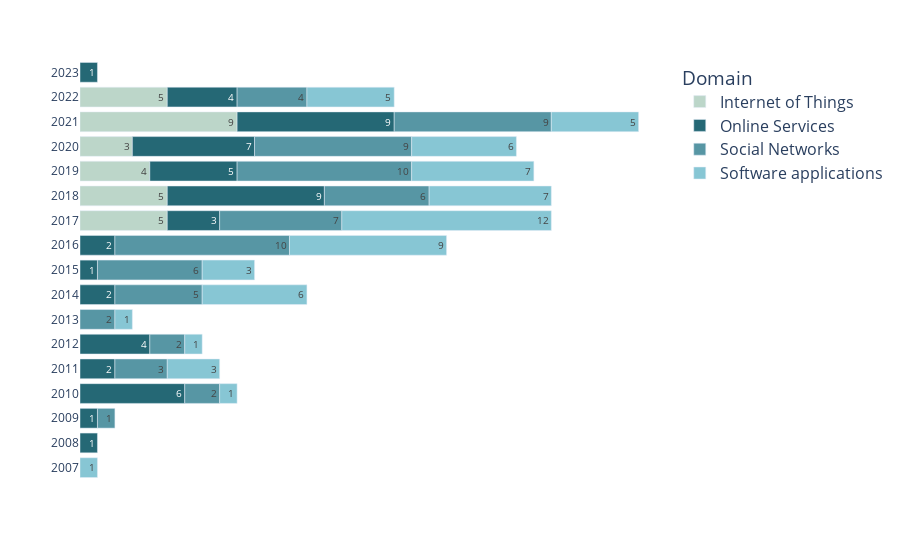

Notebook source saved alongside this figure:
### Code cell
# bar graph part
#Fig. 4. The distribution of domains by year and the corresponding percentage distribution in the selected papers set.
grouped = df.groupby(['year', 'Domain']).size().reset_index(name='count')
pivot = grouped.pivot(index='year', columns='Domain', values='count')
fig = px.bar(
    pivot,
    orientation='h',
    text_auto=True,
    color_discrete_sequence=["#bcd6c9", "#256875","#5796a4","#87c6d4"],
    labels={'value': 'Domain'}
)
fig.update_layout(legend=dict(font=dict(size=16)),plot_bgcolor='rgba(0, 0, 0, 0)')
fig.update_xaxes(title='', showgrid=True, showticklabels=False)
fig.update_yaxes(title='', type='category', categoryorder='category ascending')
fig.update_traces(textfont=dict(size=16),textangle=0)
fig.show()
fig.write_image("img/domain-by-year.pdf", width=900, height=600)

### Figure 1 — Plotly figure (JSON) as saved in the notebook; plotly's stock layout.template omitted (floating-point values rounded to 4 significant figures)
{"data": [{"alignmentgroup": "True", "hovertemplate": "Domain=%{x}<br>year=%{y}<extra></extra>", "legendgroup": "Internet of Things", "marker": {"color": "#bcd6c9", "pattern": {"shape": ""}}, "name": "Internet of Things", "offsetgroup": "Internet of Things", "orientation": "h", "showlegend": true, "textangle": 0, "textfont": {"size": 16}, "textposition": "auto", "texttemplate": "%{x}", "type": "bar", "x": [null, null, null, null, null, null, null, null, null, null, 5, 5, 4, 3, 9, 5, null], "xaxis": "x", "y": [2007, 2008, 2009, 2010, 2011, 2012, 2013, 2014, 2015, 2016, 2017, 2018, 2019, 2020, 2021, 2022, 2023], "yaxis": "y"}, {"alignmentgroup": "True", "hovertemplate": "Domain=%{x}<br>year=%{y}<extra></extra>", "legendgroup": "Online Services", "marker": {"color": "#256875", "pattern": {"shape": ""}}, "name": "Online Services", "offsetgroup": "Online Services", "orientation": "h", "showlegend": true, "textangle": 0, "textfont": {"size": 16}, "textposition": "auto", "texttemplate": "%{x}", "type": "bar", "x": [null, 1, 1, 6, 2, 4, null, 2, 1, 2, 3, 9, 5, 7, 9, 4, 1], "xaxis": "x", "y": [2007, 2008, 2009, 2010, 2011, 2012, 2013, 2014, 2015, 2016, 2017, 2018, 2019, 2020, 2021, 2022, 2023], "yaxis": "y"}, {"alignmentgroup": "True", "hovertemplate": "Domain=%{x}<br>year=%{y}<extra></extra>", "legendgroup": "Social Networks", "marker": {"color": "#5796a4", "pattern": {"shape": ""}}, "name": "Social Networks", "offsetgroup": "Social Networks", "orientation": "h", "showlegend": true, "textangle": 0, "textfont": {"size": 16}, "textposition": "auto", "texttemplate": "%{x}", "type": "bar", "x": [null, null, 1, 2, 3, 2, 2, 5, 6, 10, 7, 6, 10, 9, 9, 4, null], "xaxis": "x", "y": [2007, 2008, 2009, 2010, 2011, 2012, 2013, 2014, 2015, 2016, 2017, 2018, 2019, 2020, 2021, 2022, 2023], "yaxis": "y"}, {"alignmentgroup": "True", "hovertemplate": "Domain=%{x}<br>year=%{y}<extra></extra>", "legendgroup": "Software applications", "marker": {"color": "#87c6d4", "pattern": {"shape": ""}}, "name": "Software applications", "offsetgroup": "Software applications", "orientation": "h", "showlegend": true, "textangle": 0, "textfont": {"size": 16}, "textposition": "auto", "texttemplate": "%{x}", "type": "bar", "x": [1, null, null, 1, 3, 1, 1, 6, 3, 9, 12, 7, 7, 6, 5, 5, null], "xaxis": "x", "y": [2007, 2008, 2009, 2010, 2011, 2012, 2013, 2014, 2015, 2016, 2017, 2018, 2019, 2020, 2021, 2022, 2023], "yaxis": "y"}], "layout": {"barmode": "relative", "legend": {"font": {"size": 16}, "title": {"text": "Domain"}, "tracegroupgap": 0}, "margin": {"t": 60}, "plot_bgcolor": "rgba(0, 0, 0, 0)", "xaxis": {"anchor": "y", "domain": [0, 1], "showgrid": true, "showticklabels": false, "title": {"text": ""}}, "yaxis": {"anchor": "x", "categoryorder": "category ascending", "domain": [0, 1], "title": {"text": ""}, "type": "category"}}}
